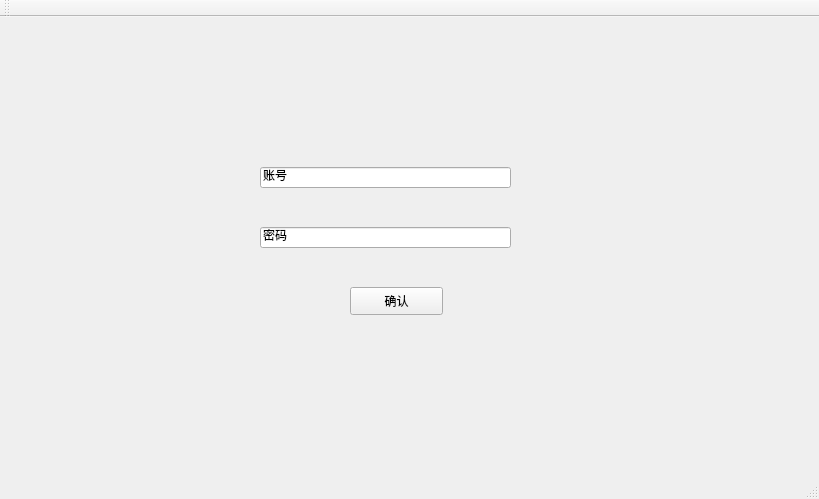
<?xml version="1.0" encoding="UTF-8"?>
<ui version="4.0">
 <class>MainWindow</class>
 <widget class="QMainWindow" name="MainWindow">
  <property name="geometry">
   <rect>
    <x>0</x>
    <y>0</y>
    <width>819</width>
    <height>499</height>
   </rect>
  </property>
  <property name="windowTitle">
   <string>MainWindow</string>
  </property>
  <widget class="QWidget" name="centralWidget">
   <widget class="QLineEdit" name="lineEdit1">
    <property name="geometry">
     <rect>
      <x>260</x>
      <y>150</y>
      <width>251</width>
      <height>21</height>
     </rect>
    </property>
    <property name="text">
     <string>账号</string>
    </property>
   </widget>
   <widget class="QLineEdit" name="lineEdit2">
    <property name="geometry">
     <rect>
      <x>260</x>
      <y>210</y>
      <width>251</width>
      <height>21</height>
     </rect>
    </property>
    <property name="text">
     <string>密码</string>
    </property>
   </widget>
   <widget class="QLabel" name="label_text">
    <property name="geometry">
     <rect>
      <x>340</x>
      <y>80</y>
      <width>121</width>
      <height>16</height>
     </rect>
    </property>
    <property name="text">
     <string/>
    </property>
   </widget>
   <widget class="QPushButton" name="pushButton">
    <property name="geometry">
     <rect>
      <x>350</x>
      <y>270</y>
      <width>93</width>
      <height>28</height>
     </rect>
    </property>
    <property name="text">
     <string>确认</string>
    </property>
   </widget>
  </widget>
  <widget class="QMenuBar" name="menuBar">
   <property name="geometry">
    <rect>
     <x>0</x>
     <y>0</y>
     <width>819</width>
     <height>26</height>
    </rect>
   </property>
  </widget>
  <widget class="QToolBar" name="mainToolBar">
   <attribute name="toolBarArea">
    <enum>TopToolBarArea</enum>
   </attribute>
   <attribute name="toolBarBreak">
    <bool>false</bool>
   </attribute>
  </widget>
  <widget class="QStatusBar" name="statusBar"/>
 </widget>
 <layoutdefault spacing="6" margin="11"/>
 <resources/>
 <connections/>
</ui>
